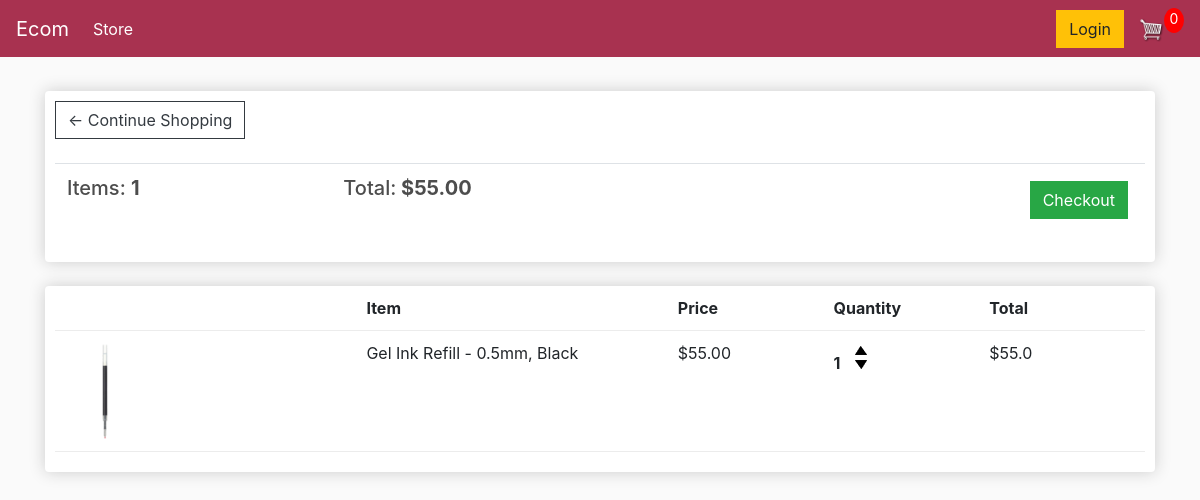
The app's page /cart/ (signed in) with its own data.
### store/models.py (models this page shows, shortened)
class Order(models.Model):
	customer = models.ForeignKey(Customer, on_delete=models.SET_NULL, null=True, blank=True)
	date_ordered = models.DateTimeField(auto_now_add=True)
	complete = models.BooleanField(default=False)
	transaction_id = models.CharField(max_length=100, null=True)
	@property
	def get_cart_total(self):
		orderitems = self.orderitem_set.all()
		total = sum([item.get_total for item in orderitems])
		return total
	@property
	def get_cart_items(self):
		orderitems = self.orderitem_set.all()
		total = sum([item.quantity for item in orderitems])
		return total

class OrderItem(models.Model):
	product = models.ForeignKey(Product, on_delete=models.SET_NULL, null=True)
	order = models.ForeignKey(Order, on_delete=models.SET_NULL, null=True)
	quantity = models.IntegerField(default=0, null=True, blank=True)
	date_added = models.DateTimeField(auto_now_add=True)
	@property
	def get_total(self):
		total = self.product.price * self.quantity
		return total

class Product(models.Model):
	name = models.CharField(max_length=200)
	price = models.FloatField()
	digital = models.BooleanField(default=False,null=True, blank=True)
	image = models.ImageField(null=True, blank=True)
	@property
	def imageURL(self):
		try:
			url = self.image.url
		except:
			url = ''
		return url

### store/views.py (the view)
# urls.py: path('cart/', views.cart, name="cart"),
def cart(request):
	data = cartData(request)
	cartItems = data['cartItems']
	order = data['order']
	items = data['items']
	context = {'items':items, 'order':order, 'cartItems':cartItems}
	return render(request, 'store/cart.html', context)

### store/utils.py (called while the page is built)
def cartData(request):
	if request.user.is_authenticated:
		customer = request.user.customer
		order, created = Order.objects.get_or_create(customer=customer, complete=False)
		items = order.orderitem_set.all()
		cartItems = order.get_cart_items
	else:
		cookieData = cookieCart(request)
		cartItems = cookieData['cartItems']
		order = cookieData['order']
		items = cookieData['items']
	return {'cartItems':cartItems ,'order':order, 'items':items}

### ecommerce/store/templates/store/Cart.html
{% extends 'store/main.html' %}
{% load static %}
{% block content %}
	<div class="row">
		<div class="col-lg-12">
			<div class="box-element">
				<a  class="btn btn-outline-dark" href="{% url 'store' %}">&#x2190; Continue Shopping</a>
				<br>
				<br>
				<table class="table">
					<tr>
						<th><h5>Items: <strong>{{order.get_cart_items}}</strong></h5></th>
						<th><h5>Total:<strong> ${{order.get_cart_total|floatformat:2}}</strong></h5></th>
						<th>
							<a  style="float:right; margin:5px;" class="btn btn-success" href="{% url 'checkout' %}">Checkout</a>
						</th>
					</tr>
				</table>
			</div>
			<br>
			<div class="box-element">
				<div class="cart-row">
					<div style="flex:2"></div>
					<div style="flex:2"><strong>Item</strong></div>
					<div style="flex:1"><strong>Price</strong></div>
					<div style="flex:1"><strong>Quantity</strong></div>
					<div style="flex:1"><strong>Total</strong></div>
				</div>
				{% for item in items %}
				<div class="cart-row">
					<div style="flex:2"><img class="row-image" src="{{item.product.imageURL}}"></div>
					<div style="flex:2"><p>{{item.product.name}}</p></div>
					<div style="flex:1"><p>${{item.product.price|floatformat:2}}</p></div>
					<div style="flex:1">
						<p class="quantity">{{item.quantity}}</p>
						<div class="quantity">
							<img class="chg-quantity" src="{% static  'images/arrow-up.png' %}">
							<img class="chg-quantity" src="{% static  'images/arrow-down.png' %}">
						</div>
					</div>
					<div style="flex:1"><p>${{item.get_total}}</p></div>
				</div>
				{% endfor %}
			</div>
		</div>
	</div>
{% endblock content %}

### static/css/main.css (style rules this page uses)
body { background-color: hsl(0, 0%, 98%); }
h1,h2,h3,h4,h5,h6 { color:hsl(0, 0%, 30%); }
.box-element { box-shadow:hsl(0, 0%, 80%) 0 0 16px; background-color: #fff; border-radius: 4px; padding: 10px; }
.col-lg-4, .col-lg-6, .col-lg-8, .col-lg-12 { margin-top: 10px; }
.btn { border-radius: 0; }
.row-image { width: 100px; }
.cart-row { display: flex; align-items: flex-stretch; padding-bottom: 10px; margin-bottom: 10px; border-bottom: 1px solid #ececec; }
.quantity { display: inline-block; font-weight: 700; padding-right:10px; }
.chg-quantity { width: 12px; cursor: pointer; display: block; margin-top: 5px; transition:.1s; }

### records on screen
Order: get_cart_items "1", get_cart_total "55.00"
OrderItem: product.imageURL (picture), product.name "Gel Ink Refill - 0.5mm, Black", product.price "55.00", quantity "1", get_total "55.0"
